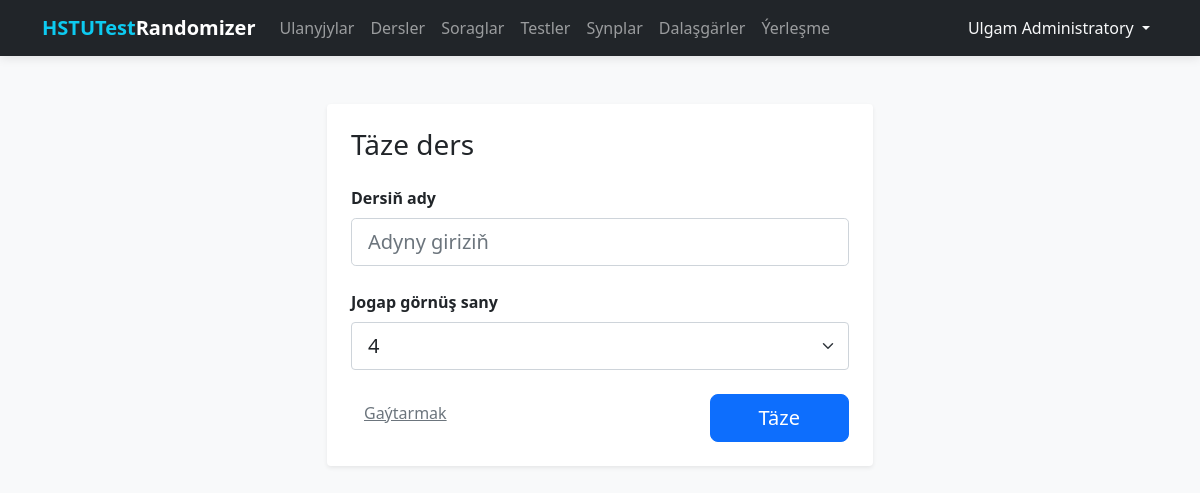
The app's page /subjects/edit/1 (signed in), older data.
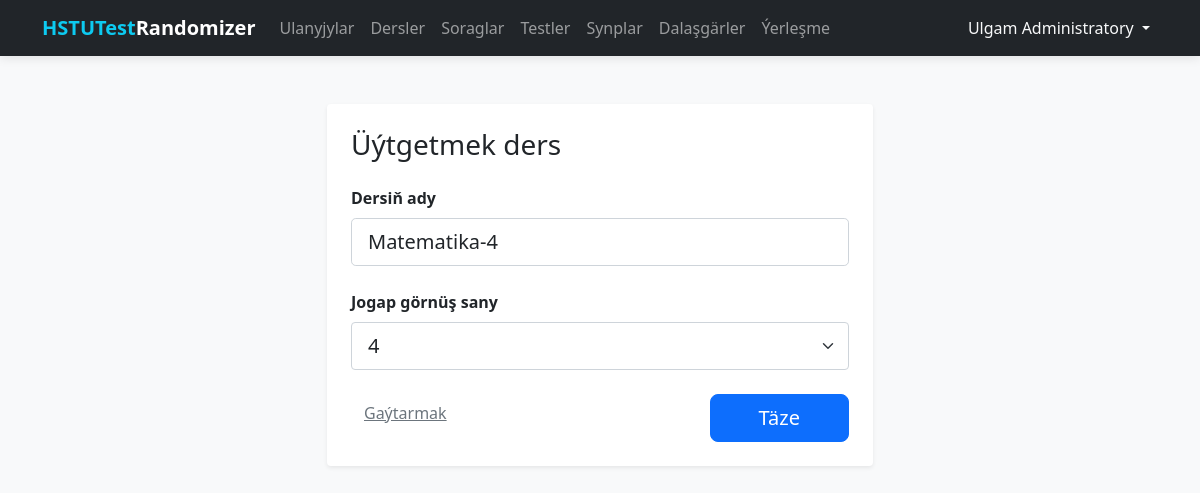
The same page, newer data.
### tables this page shows
CREATE TABLE subjects (
    id INTEGER PRIMARY KEY AUTOINCREMENT,
    name TEXT NOT NULL UNIQUE,
    answer_count INTEGER NOT NULL DEFAULT 4,
    is_active INTEGER DEFAULT 1
);

### routes/subjects.py (the view, shortened to what this page needs)
@subjects_bp.route('/edit/<int:id>', methods=['GET', 'POST'])
@login_required
def edit(id):
    db = get_db_connection()
    subject = db.execute('SELECT * FROM subjects WHERE id = ?', (id,)).fetchone()
    db.close()
    return render_template('subjects/form.html', subject=subject)

### database.py (called while the page is built)
def get_db_connection():
    conn = sqlite3.connect(DATABASE)
    conn.row_factory = sqlite3.Row
    return conn

### templates/subjects/form.html
{% extends 'base.html' %}
{% block content %}
<div class="row justify-content-center">
    <div class="col-md-6">
        <div class="main-card shadow-sm p-4 bg-white rounded">
            <h3 class="mb-4">{{ 'Üýtgetmek' if subject else 'Täze' }} ders</h3>
            <form method="POST">
                <div class="mb-4">
                    <label class="form-label fw-bold">Dersiň ady</label>
                    <input type="text" name="name" class="form-control form-control-lg"
                        value="{{ subject.name if subject else '' }}" placeholder="Adyny giriziň" required autofocus>
                </div>
                <div class="mb-4">
                    <label class="form-label fw-bold">Jogap görnüş sany</label>
                    <select name="answer_count" class="form-select form-select-lg" required>
                        {% for n in [2, 3, 4, 5] %}
                        <option value="{{ n }}" {{ 'selected' if (subject and subject.answer_count == n) or (not subject and n == 4) else '' }}>{{ n }}</option>
                        {% endfor %}
                    </select>
                </div>
                <div class="d-flex justify-content-between">
                    <a href="{{ url_for('subjects.index') }}" class="btn btn-link text-secondary">Gaýtarmak</a>
                    <button type="submit" class="btn btn-primary btn-lg px-5">Täze</button>
                </div>
            </form>
        </div>
    </div>
</div>
{% endblock %}

Row changes from the older to the newer data that the page shows:
added subjects: name "Matematika-4"
Text that changed along with them:
{{ 'Üýtgetmek' if subject else 'Täze' }}: "Täze" → "Üýtgetmek"
